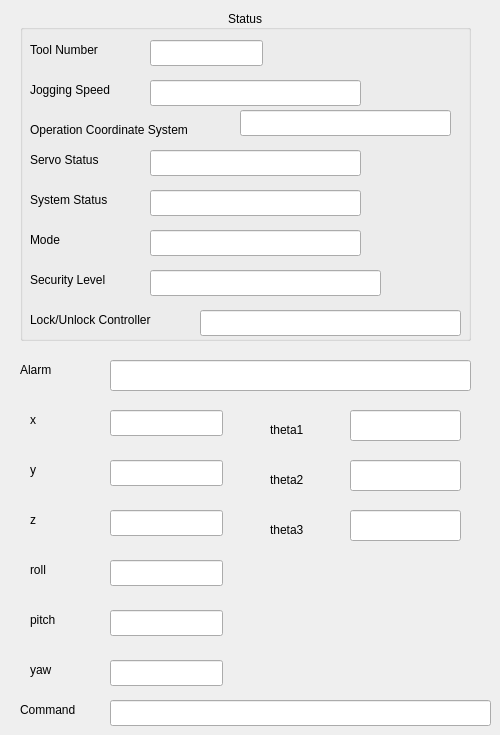
     <widget class="QWidget" name="tab_6">
      <attribute name="title">
       <string>DELTA 2</string>
      </attribute>
      <widget class="QLineEdit" name="lnERecv_y2">
       <property name="geometry">
        <rect>
         <x>110</x>
         <y>460</y>
         <width>113</width>
         <height>26</height>
        </rect>
       </property>
      </widget>
      <widget class="QLineEdit" name="lnERecv_yaw2">
       <property name="geometry">
        <rect>
         <x>110</x>
         <y>660</y>
         <width>113</width>
         <height>26</height>
        </rect>
       </property>
      </widget>
      <widget class="QLabel" name="label_29">
       <property name="geometry">
        <rect>
         <x>20</x>
         <y>700</y>
         <width>81</width>
         <height>20</height>
        </rect>
       </property>
       <property name="text">
        <string>Command</string>
       </property>
      </widget>
      <widget class="QLineEdit" name="lnERecv_theta2_2">
       <property name="geometry">
        <rect>
         <x>350</x>
         <y>460</y>
         <width>111</width>
         <height>31</height>
        </rect>
       </property>
      </widget>
      <widget class="QLabel" name="label_30">
       <property name="geometry">
        <rect>
         <x>30</x>
         <y>660</y>
         <width>63</width>
         <height>20</height>
        </rect>
       </property>
       <property name="text">
        <string>yaw</string>
       </property>
      </widget>
      <widget class="QLabel" name="label_31">
       <property name="geometry">
        <rect>
         <x>270</x>
         <y>470</y>
         <width>63</width>
         <height>20</height>
        </rect>
       </property>
       <property name="text">
        <string>theta2</string>
       </property>
      </widget>
      <widget class="QLabel" name="label_32">
       <property name="geometry">
        <rect>
         <x>270</x>
         <y>420</y>
         <width>63</width>
         <height>20</height>
        </rect>
       </property>
       <property name="text">
        <string>theta1</string>
       </property>
      </widget>
      <widget class="QLabel" name="label_33">
       <property name="geometry">
        <rect>
         <x>30</x>
         <y>610</y>
         <width>51</width>
         <height>20</height>
        </rect>
       </property>
       <property name="text">
        <string>pitch</string>
       </property>
      </widget>
      <widget class="QLineEdit" name="lnECmd2">
       <property name="geometry">
        <rect>
         <x>110</x>
         <y>700</y>
         <width>381</width>
         <height>26</height>
        </rect>
       </property>
      </widget>
      <widget class="QLineEdit" name="lnERecv_theta3_2">
       <property name="geometry">
        <rect>
         <x>350</x>
         <y>510</y>
         <width>111</width>
         <height>31</height>
        </rect>
       </property>
      </widget>
      <widget class="QLineEdit" name="lnERecv_roll2">
       <property name="geometry">
        <rect>
         <x>110</x>
         <y>560</y>
         <width>113</width>
         <height>26</height>
        </rect>
       </property>
      </widget>
      <widget class="QLineEdit" name="lnERecv_x2">
       <property name="geometry">
        <rect>
         <x>110</x>
         <y>410</y>
         <width>113</width>
         <height>26</height>
        </rect>
       </property>
      </widget>
      <widget class="QLineEdit" name="lnERecv_pitch2">
       <property name="geometry">
        <rect>
         <x>110</x>
         <y>610</y>
         <width>113</width>
         <height>26</height>
        </rect>
       </property>
      </widget>
      <widget class="QLineEdit" name="lnERecv_theta1_2">
       <property name="geometry">
        <rect>
         <x>350</x>
         <y>410</y>
         <width>111</width>
         <height>31</height>
        </rect>
       </property>
      </widget>
      <widget class="QLabel" name="label_34">
       <property name="geometry">
        <rect>
         <x>270</x>
         <y>520</y>
         <width>63</width>
         <height>20</height>
        </rect>
       </property>
       <property name="text">
        <string>theta3</string>
       </property>
      </widget>
      <widget class="QLabel" name="label_35">
       <property name="geometry">
        <rect>
         <x>30</x>
         <y>510</y>
         <width>31</width>
         <height>20</height>
        </rect>
       </property>
       <property name="text">
        <string>z</string>
       </property>
      </widget>
      <widget class="QLabel" name="label_36">
       <property name="geometry">
        <rect>
         <x>30</x>
         <y>410</y>
         <width>31</width>
         <height>20</height>
        </rect>
       </property>
       <property name="text">
        <string>x </string>
       </property>
      </widget>
      <widget class="QLineEdit" name="lnERecv_z2">
       <property name="geometry">
        <rect>
         <x>110</x>
         <y>510</y>
         <width>113</width>
         <height>26</height>
        </rect>
       </property>
      </widget>
      <widget class="QLabel" name="label_37">
       <property name="geometry">
        <rect>
         <x>30</x>
         <y>560</y>
         <width>41</width>
         <height>20</height>
        </rect>
       </property>
       <property name="text">
        <string>roll</string>
       </property>
      </widget>
      <widget class="QLabel" name="label_38">
       <property name="geometry">
        <rect>
         <x>30</x>
         <y>460</y>
         <width>21</width>
         <height>20</height>
        </rect>
       </property>
       <property name="text">
        <string>y</string>
       </property>
      </widget>
      <widget class="QGroupBox" name="groupBox_7">
       <property name="geometry">
        <rect>
         <x>20</x>
         <y>10</y>
         <width>451</width>
         <height>331</height>
        </rect>
       </property>
       <property name="title">
        <string>Status</string>
       </property>
       <property name="alignment">
        <set>Qt::AlignCenter</set>
       </property>
       <widget class="QLabel" name="label_54">
        <property name="geometry">
         <rect>
          <x>10</x>
          <y>30</y>
          <width>101</width>
          <height>20</height>
         </rect>
        </property>
        <property name="text">
         <string>Tool Number</string>
        </property>
       </widget>
       <widget class="QLabel" name="label_55">
        <property name="geometry">
         <rect>
          <x>10</x>
          <y>70</y>
          <width>111</width>
          <height>20</height>
         </rect>
        </property>
        <property name="text">
         <string>Jogging Speed</string>
        </property>
       </widget>
       <widget class="QLabel" name="label_56">
        <property name="geometry">
         <rect>
          <x>10</x>
          <y>180</y>
          <width>101</width>
          <height>20</height>
         </rect>
        </property>
        <property name="text">
         <string>System Status</string>
        </property>
       </widget>
       <widget class="QLabel" name="label_57">
        <property name="geometry">
         <rect>
          <x>10</x>
          <y>140</y>
          <width>101</width>
          <height>20</height>
         </rect>
        </property>
        <property name="text">
         <string>Servo Status</string>
        </property>
       </widget>
       <widget class="QLabel" name="label_58">
        <property name="geometry">
         <rect>
          <x>10</x>
          <y>110</y>
          <width>201</width>
          <height>20</height>
         </rect>
        </property>
        <property name="text">
         <string>Operation Coordinate System</string>
        </property>
       </widget>
       <widget class="QLineEdit" name="lnE_ToolNum3">
        <property name="geometry">
         <rect>
          <x>130</x>
          <y>30</y>
          <width>113</width>
          <height>26</height>
         </rect>
        </property>
       </widget>
       <widget class="QLineEdit" name="lnE_JogSp3">
        <property name="geometry">
         <rect>
          <x>130</x>
          <y>70</y>
          <width>211</width>
          <height>26</height>
         </rect>
        </property>
       </widget>
       <widget class="QLineEdit" name="lnE_Coord3">
        <property name="geometry">
         <rect>
          <x>220</x>
          <y>100</y>
          <width>211</width>
          <height>26</height>
         </rect>
        </property>
       </widget>
       <widget class="QLineEdit" name="lnE_ServoStt3">
        <property name="geometry">
         <rect>
          <x>130</x>
          <y>140</y>
          <width>211</width>
          <height>26</height>
         </rect>
        </property>
       </widget>
       <widget class="QLineEdit" name="lnE_SysStt3">
        <property name="geometry">
         <rect>
          <x>130</x>
          <y>180</y>
          <width>211</width>
          <height>26</height>
         </rect>
        </property>
       </widget>
       <widget class="QLabel" name="label_68">
        <property name="geometry">
         <rect>
          <x>10</x>
          <y>260</y>
          <width>101</width>
          <height>20</height>
         </rect>
        </property>
        <property name="text">
         <string>Security Level</string>
        </property>
       </widget>
       <widget class="QLabel" name="label_69">
        <property name="geometry">
         <rect>
          <x>10</x>
          <y>220</y>
          <width>63</width>
          <height>20</height>
         </rect>
        </property>
        <property name="text">
         <string>Mode</string>
        </property>
       </widget>
       <widget class="QLineEdit" name="lnE_Seclvl3">
        <property name="geometry">
         <rect>
          <x>130</x>
          <y>260</y>
          <width>231</width>
          <height>26</height>
         </rect>
        </property>
       </widget>
       <widget class="QLineEdit" name="lnE_Mode3">
        <property name="geometry">
         <rect>
          <x>130</x>
          <y>220</y>
          <width>211</width>
          <height>26</height>
         </rect>
        </property>
       </widget>
       <widget class="QLabel" name="label_74">
        <property name="geometry">
         <rect>
          <x>10</x>
          <y>300</y>
          <width>161</width>
          <height>20</height>
         </rect>
        </property>
        <property name="text">
         <string>Lock/Unlock Controller</string>
        </property>
       </widget>
       <widget class="QLineEdit" name="lnELockRBC3">
        <property name="geometry">
         <rect>
          <x>180</x>
          <y>300</y>
          <width>261</width>
          <height>26</height>
         </rect>
        </property>
       </widget>
      </widget>
      <widget class="QLabel" name="label_46">
       <property name="geometry">
        <rect>
         <x>20</x>
         <y>360</y>
         <width>63</width>
         <height>20</height>
        </rect>
       </property>
       <property name="text">
        <string>Alarm</string>
       </property>
      </widget>
      <widget class="QLineEdit" name="lnERB3Ala">
       <property name="geometry">
        <rect>
         <x>110</x>
         <y>360</y>
         <width>361</width>
         <height>31</height>
        </rect>
       </property>
      </widget>
     </widget>
